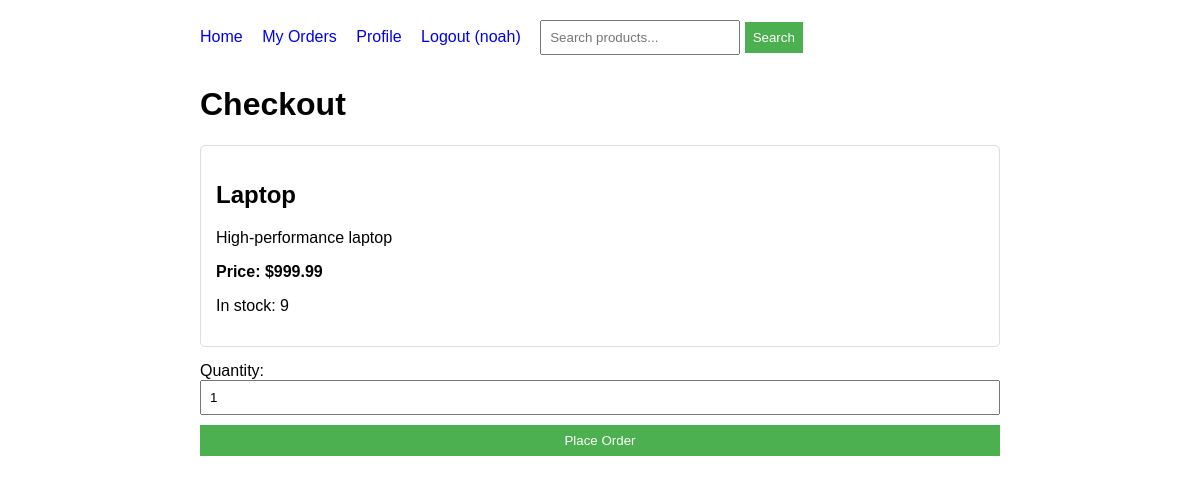
The app's page /checkout/1 (signed in) with its own data.
### tables this page shows
CREATE TABLE products (
        id INTEGER PRIMARY KEY,
        name TEXT,
        description TEXT,
        price REAL,
        stock INTEGER
    );

### app.py (the view, shortened to what this page needs)
@app.route('/checkout/<int:product_id>', methods=['GET', 'POST'])
@login_required
def checkout(product_id):
    conn = get_db()
    product = conn.execute('SELECT * FROM products WHERE id = ?', (product_id,)).fetchone()
    if not product:
        conn.close()
        flash('Product not found')
        return redirect(url_for('index'))
    conn.close()
    return render_template('checkout.html', product=product)

### app.py (called while the page is built)
def get_db():
    conn = sqlite3.connect('store.db')
    conn.row_factory = sqlite3.Row
    return conn

def login_required(f):
    @wraps(f)
    def decorated_function(*args, **kwargs):
        if 'user_id' not in session:
            return redirect(url_for('login'))
        return f(*args, **kwargs)
    return decorated_function

### templates/checkout.html (shortened to what this page needs)
{% extends "base.html" %}
{% block content %}
<h1>Checkout</h1>
<div class="product-card">
    <h2>{{ product.name }}</h2>
    <p>{{ product.description }}</p>
    <p><strong>Price: ${{ product.price }}</strong></p>
    <p>In stock: {{ product.stock }}</p>
</div>
<form method="post">
    <div>
        <label for="quantity">Quantity:</label>
        <input type="number" id="quantity" name="quantity" value="1" min="1" max="{{ product.stock }}">
    </div>
    <button type="submit">Place Order</button>
</form>
{% endblock %}

### templates/base.html (style rules this page uses)
body { font-family: Arial, sans-serif; margin: 0; padding: 20px; }
.product-card { border: 1px solid #ddd; padding: 15px; margin-bottom: 15px; border-radius: 5px; }
form { margin-bottom: 20px; }
input, textarea, button { margin-bottom: 10px; padding: 8px; width: 100%; box-sizing: border-box; }
button { background-color: #4CAF50; color: white; border: none; cursor: pointer; }

### records on screen
products: name "Laptop", description "High-performance laptop", price "999.99", stock "9"

### other values on screen
{{ session.get('username') }} "noah"
